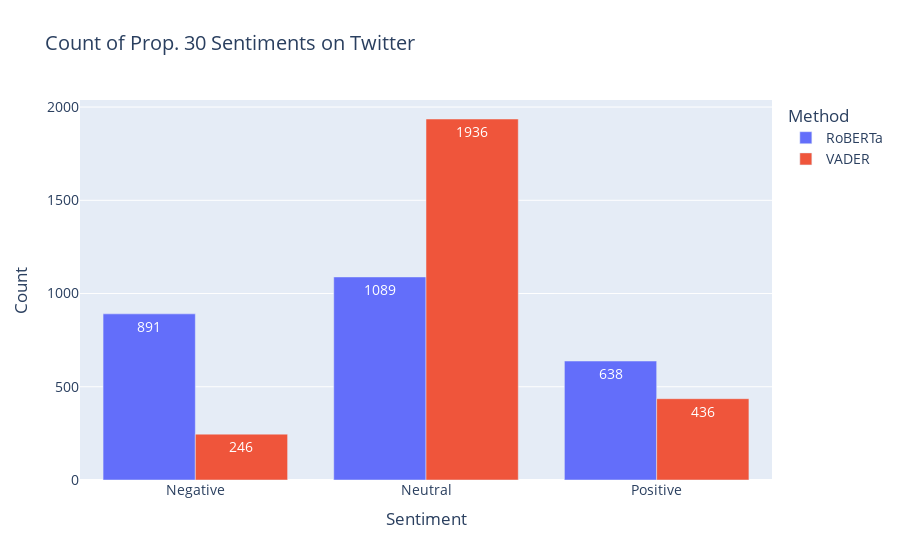

Source (notebook cell):
### Code cell
fig_all = px.bar(data_frame=counts_df, 
                 x = 'Sentiment', 
                 y = 'Count', 
                 color = 'Method', 
                 barmode = 'group', 
                 title = 'Count of Prop. 30 Sentiments on Twitter', 
                 text = 'Count')
fig_all.update_traces(textposition = 'inside', textfont_color = 'white')
fig_all.update_layout(xaxis = {'categoryorder': 'array', 'categoryarray': ['Negative', 'Neutral', 'Positive']},
                      font_size = 14)
fig_all.show()

### Figure 1 — Plotly figure (JSON) as saved in the notebook; plotly's stock layout.template omitted (floating-point values rounded to 4 significant figures)
{"data": [{"alignmentgroup": "True", "hovertemplate": "Method=RoBERTa<br>Sentiment=%{x}<br>Count=%{text}<extra></extra>", "legendgroup": "RoBERTa", "marker": {"color": "#636efa", "pattern": {"shape": ""}}, "name": "RoBERTa", "offsetgroup": "RoBERTa", "orientation": "v", "showlegend": true, "text": [1089, 891, 638], "textfont": {"color": "white"}, "textposition": "inside", "type": "bar", "x": ["Neutral", "Negative", "Positive"], "xaxis": "x", "y": [1089, 891, 638], "yaxis": "y"}, {"alignmentgroup": "True", "hovertemplate": "Method=VADER<br>Sentiment=%{x}<br>Count=%{text}<extra></extra>", "legendgroup": "VADER", "marker": {"color": "#EF553B", "pattern": {"shape": ""}}, "name": "VADER", "offsetgroup": "VADER", "orientation": "v", "showlegend": true, "text": [1936, 436, 246], "textfont": {"color": "white"}, "textposition": "inside", "type": "bar", "x": ["Neutral", "Positive", "Negative"], "xaxis": "x", "y": [1936, 436, 246], "yaxis": "y"}], "layout": {"barmode": "group", "font": {"size": 14}, "legend": {"title": {"text": "Method"}, "tracegroupgap": 0}, "title": {"text": "Count of Prop. 30 Sentiments on Twitter"}, "xaxis": {"anchor": "y", "categoryarray": ["Negative", "Neutral", "Positive"], "categoryorder": "array", "domain": [0, 1], "title": {"text": "Sentiment"}}, "yaxis": {"anchor": "x", "domain": [0, 1], "title": {"text": "Count"}}}}
